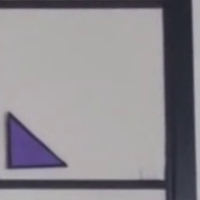
#> input picture src/test_2.png, 200 x 200 px
$ python utils.py
#> lines starting #> are read from the running program, lines starting #| are printed output that depends on the picture; after the words box and inside, x2 and y2 are one past the last pixel; in counts of white or black regions, pixels touching at a corner belong together
import cv2
import numpy as np
from PIL import Image

import sys
sys.path.insert(0, "../")
import config


# [25 lines left out: functions find_movement, check_slice, not called in this run]


def preprocess(img, test=False):
	gray = cv2.cvtColor(img, cv2.COLOR_BGR2GRAY)
	ditaled_img = cv2.dilate(gray, (13, 13), iterations=5)
	blurred_img = cv2.GaussianBlur(ditaled_img, (3, 3),0)
	edged_img = cv2.Canny(blurred_img, 30, 50)
	ditaled_img_2 = cv2.dilate(edged_img, (13, 13), iterations=5)
	final_img = ditaled_img_2

	if test:
		cv2.imshow("ditaled_img", ditaled_img)
		cv2.imshow("blurred_img", blurred_img)
		cv2.imshow("edged_img", edged_img)
		cv2.imshow("ditaled_img_2", ditaled_img_2)
		cv2.waitKey(0)
		cv2.destroyAllWindows()
		# pass

	return final_img

def has_triangle(img, test=False):
	edged_img = preprocess(img, test)
	contours, hierarchy = cv2.findContours(edged_img, cv2.RETR_TREE,cv2.CHAIN_APPROX_SIMPLE)
	has = False
	for cnt in contours:
		approx = cv2.approxPolyDP(cnt, 0.03*cv2.arcLength(cnt, True), True)
		if len(approx) == 3 and cv2.contourArea(cnt) > 10:
			has = True
			break
	if test:
		print(f"Contours number: {len(contours)}")
		if has:
			img = cv2.drawContours(img, [cnt], -1, (0,255,0), 2)
		else:
			print("Triangle not found")
		cv2.imshow("Shapes", img)
		cv2.waitKey(0)
		cv2.destroyAllWindows()
	else:
		return has

def has_circle(img, test=False):
	gray = cv2.cvtColor(img, cv2.COLOR_BGR2GRAY)
	circles = cv2.HoughCircles(gray, cv2.HOUGH_GRADIENT, 1, config.minDist, param1=config.param1, param2=config.param2, minRadius=config.minRadius, maxRadius=config.maxRadius)
	has = False
	if circles is not None and len(circles) > 0:
		has = True

	if test:
		if circles is not None:
			circles = np.uint16(np.around(circles))
			for i in circles[0,:]:
				cv2.circle(img, (i[0], i[1]), i[2], (0, 255, 0), 2)
		cv2.imshow('img', img)
		cv2.waitKey(0)
		cv2.destroyAllWindows()
	else:
		return has


# [43 lines left out: functions resize_img, order_points, four_point_transform, not called in this run]


def pil_to_cv2_image(pil_img):
	img_array = cv2.cvtColor(np.array(pil_img), cv2.COLOR_RGB2BGR)
	return img_array


def cv2_to_pil_image(img):
	pil_img = Image.fromarray(cv2.cvtColor(img, cv2.COLOR_BGR2RGB))
	return pil_img


if __name__ == "__main__":

	img = cv2.imread('test_2.png')
#> img is the input picture: shape (200, 200, 3); mean B, G, R 144.2, 139, 142.1
	print(has_circle(img))
#> in has_circle, `gray = cv2.cvtColor(img, cv2.COLOR_BGR2GRAY)`:
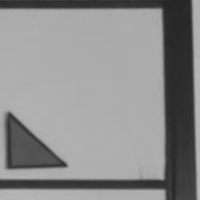
#> gray: shape (200, 200); min 37, max 186, mean 140.4
#> in has_circle, `circles = cv2.HoughCircles(gray, cv2.HOUGH_GRADIENT, 1, config.minDist..`: circles = None
#| False
	print(has_triangle(img))
#> in preprocess, `edged_img = cv2.Canny(blurred_img, 30, 50)`:
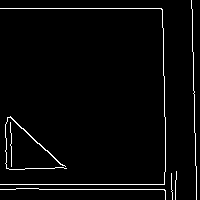
#> edged_img: shape (200, 200); 3% white in thin lines or dots
#> in preprocess, `ditaled_img_2 = cv2.dilate(edged_img, (13, 13), iterations=5)`:
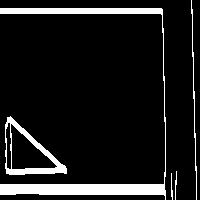
#> ditaled_img_2: shape (200, 200); 10.4% white; 5 white regions
#> in has_triangle, `contours, hierarchy = cv2.findContours(edged_img, cv2.RETR_TREE,cv2.CH..`: contours = 7 contours, 2 with area under 20; largest, box (x1, y1, x2, y2) and area: (0, 8, 166, 200) 2456, (5, 116, 67, 175) 1980, (10, 123, 58, 170) 1098, (5, 122, 12, 170) 212, (191, 0, 197, 200) 28
#> the loop in has_triangle, `for cnt in contours:` made 3 passes
#> (approx, has) on pass 3: ([[7, 117], [6, 173], [66, 173]], True)
#> approx on passes 1 to 2: [[171, 173], [172, 199]], [[176, 171], [175, 199]]
#| True
	# print(has_triangle(img, test=True))

	img = cv2.imread('test_1.png')
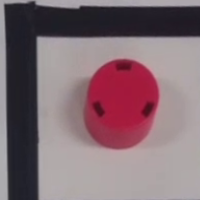
#> input picture src/test_1.png, 200 x 200 px
#> img is the input picture: shape (200, 200, 3); mean B, G, R 115.8, 108.6, 131.2
	print(has_circle(img, test=True))
#| None
	# print(has_triangle(img, test=True))
	print(has_circle(img))
#| False
	print(has_triangle(img))
#> call 2 of preprocess, with test = False
#> in preprocess (call 2), `edged_img = cv2.Canny(blurred_img, 30, 50)`: edged_img: shape (200, 200); 2.9% white in thin lines or dots
#> in preprocess (call 2), `ditaled_img_2 = cv2.dilate(edged_img, (13, 13), iterations=5)`:
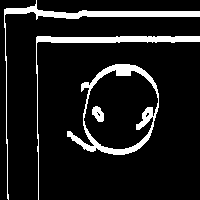
#> ditaled_img_2: shape (200, 200); 10.6% white; 4 white regions
#> in has_triangle (call 2), `contours, hierarchy = cv2.findContours(edged_img, cv2.RETR_TREE,cv2.CH..`: contours = 8 contours, 3 with area under 20; largest, box (x1, y1, x2, y2) and area: (67, 64, 159, 155) 5584, (83, 69, 159, 150) 4336, (4, 0, 200, 200) 1011, (36, 36, 200, 200) 836, (92, 106, 104, 122) 116
#> the loop in has_triangle (call 2), `for cnt in contours:` made 8 passes
#> approx on passes 6 to 8: [[96, 112], [97, 111], [98, 112], [97, 113]], [[199, 36], [36, 37], [38, 199], [36, 43]], [[199, 11], [4, 9], [7, 198], [6, 13]]
#| False

	img = cv2.imread('test_3.png')
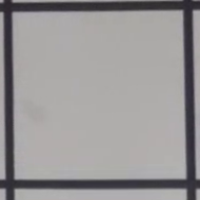
#> input picture src/test_3.png, 200 x 200 px
#> img is the input picture: shape (200, 200, 3); mean B, G, R 150.7, 150.2, 152.5
	print(has_circle(img))
#| False
	print(has_triangle(img))
#> call 3 of preprocess, with test = False
#> in preprocess (call 3), `edged_img = cv2.Canny(blurred_img, 30, 50)`: edged_img: shape (200, 200); 3.7% white in thin lines or dots
#> in preprocess (call 3), `ditaled_img_2 = cv2.dilate(edged_img, (13, 13), iterations=5)`:
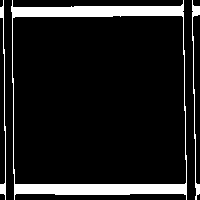
#> ditaled_img_2: shape (200, 200); 11.5% white; 3 white regions
#> in has_triangle (call 3), `contours, hierarchy = cv2.findContours(edged_img, cv2.RETR_TREE,cv2.CH..`: contours = 4 contours; box (x1, y1, x2, y2) and area: (11, 0, 187, 200) 32146, (12, 15, 187, 185) 28896, (192, 0, 200, 200) 118, (0, 0, 6, 200) 92
#| False
